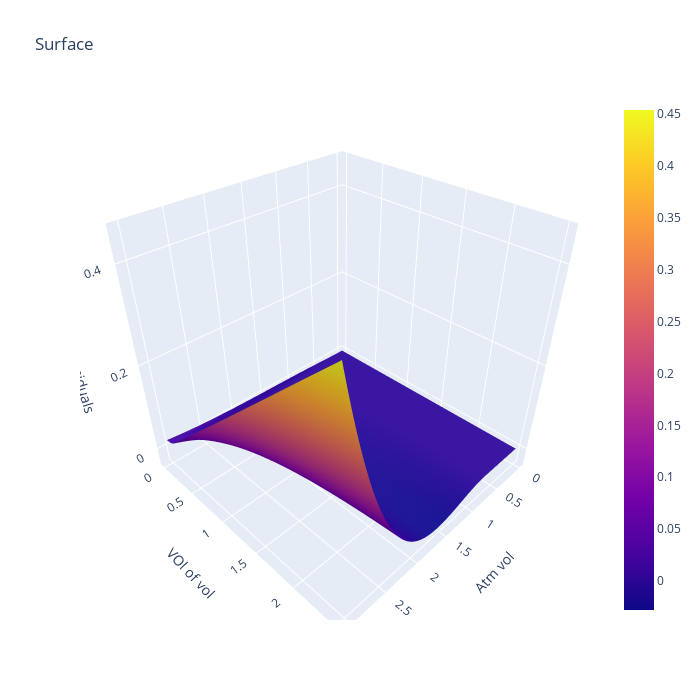

Notebook code for this chart:
### Code cell
fig = go.Figure(data=[go.Surface(z= implied_vol_exp-cs_spline_approx, x=test_mu, y=test_gamma)])

fig.update_layout(title='Surface', autosize=True,
                  width=700, height=700,
                  scene=dict(
        xaxis_title='Atm vol',
        yaxis_title='VOl of vol',
        zaxis_title='residuals'))

fig.show()
